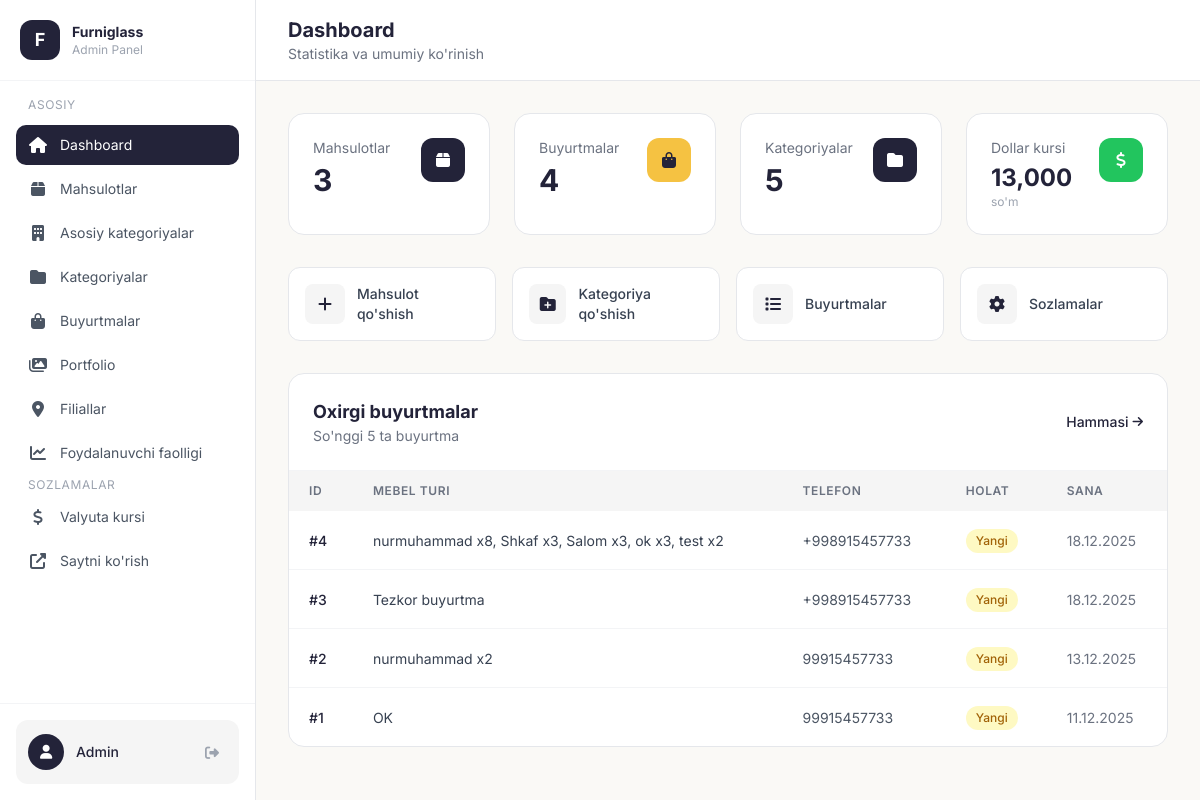
Page /admin (signed in) on the earlier database version.
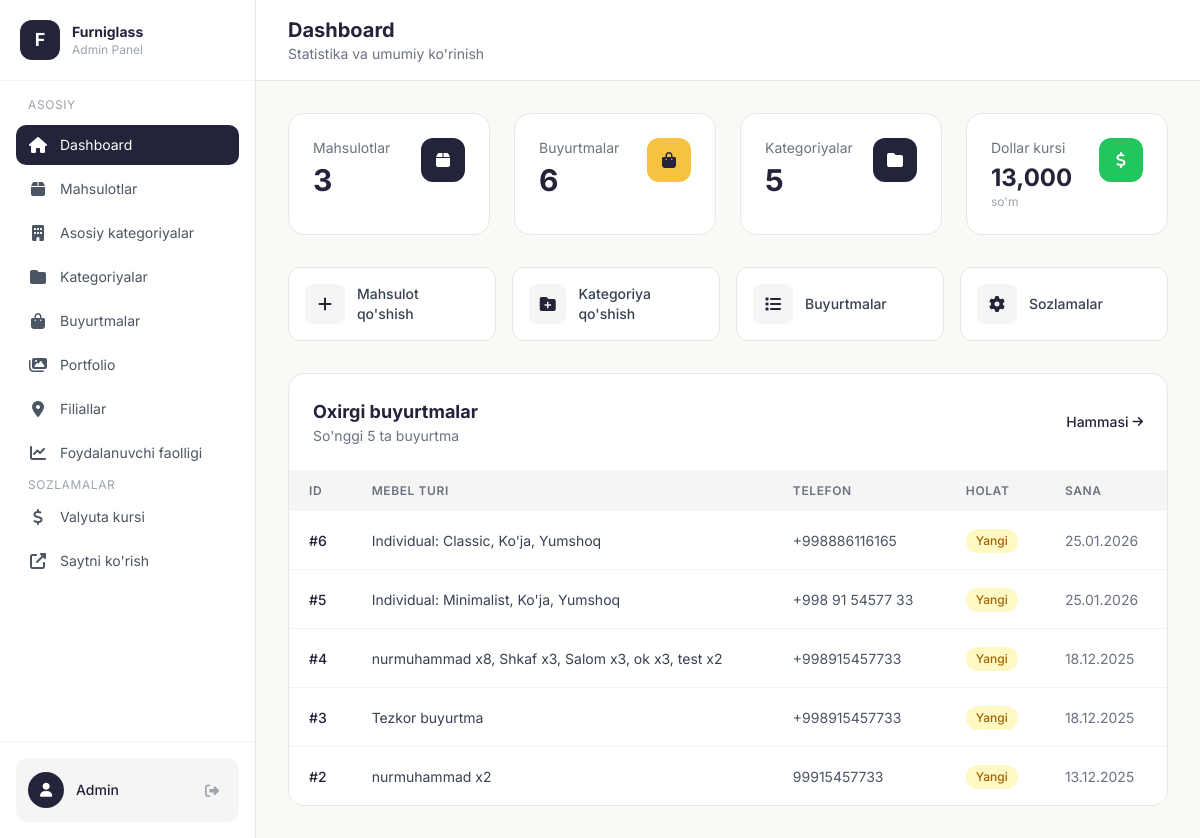
Same page on the later database version.
### models.py (models this page shows)
class Order(db.Model):
    id = db.Column(db.Integer, primary_key=True)
    furniture_type = db.Column(db.String(200), nullable=False)
    size = db.Column(db.String(100))
    color = db.Column(db.String(50))
    material = db.Column(db.String(100))
    design_image = db.Column(db.String(200))
    phone = db.Column(db.String(20), nullable=False)
    name = db.Column(db.String(100))
    address = db.Column(db.Text)
    status = db.Column(db.String(50), default='Yangi')
    created_at = db.Column(db.DateTime, default=datetime.utcnow)

### app.py (the view)
@app.route('/admin')
@login_required
def admin_dashboard():
    stats = {
        'products': Product.query.count(),
        'orders': Order.query.count(),
        'categories': Category.query.count(),
        'portfolios': Portfolio.query.count()
    }
    recent_orders = Order.query.order_by(Order.created_at.desc()).limit(5).all()
    rate = get_exchange_rate()
    return render_template('admin/dashboard.html', stats=stats, recent_orders=recent_orders, usd_rate=rate)

### app.py (called while the page is built, shortened)
@login_manager.user_loader
def load_user(user_id):
    return Admin.query.get(int(user_id))

def get_exchange_rate() -> float:
    rate = ExchangeRate.query.first()
    if not rate:
        rate = ExchangeRate(value=12000.0)
        db.session.add(rate)
        db.session.commit()
    return rate.value

@app.before_request
def track_user_activity():
    if request.path.startswith('/admin') or request.path.startswith('/static') or request.path.startswith('/uploads'):
        return

def get_cart():
    if 'cart' not in session:
        session['cart'] = []
    return session['cart']

def get_cart_count():
    cart = get_cart()
    return sum(item['quantity'] for item in cart)

@app.context_processor
def cart_context():
    return {'cart_count': get_cart_count()}

@app.context_processor
def currency_context():
    try:
        rate = get_exchange_rate()
    except Exception:
        rate = 12000.0
    return {'usd_rate': rate}

def get_locale():
    return session.get('lang', DEFAULT_LANGUAGE)

### templates/admin/dashboard.html (shortened to what the changed rows need)
{% extends "admin/base.html" %}
{% block page_title %}Dashboard{% endblock %}
{% block content %}
<div class="grid grid-cols-2 lg:grid-cols-4 gap-4 lg:gap-6 mb-8">
    <div class="bg-white rounded-2xl p-5 lg:p-6 border border-gray-200">
        <div class="flex items-start justify-between">
            <div>
                <p class="text-gray-500 text-sm mb-1">Buyurtmalar</p>
                <p class="text-2xl lg:text-3xl font-bold text-[#232339]">{{ stats.orders }}</p>
            </div>
        </div>
    </div>
</div>
<div class="bg-white rounded-2xl border border-gray-200 overflow-hidden">
    <div class="p-5 lg:p-6 border-b border-gray-100">
        <div class="flex items-center justify-between">
            <div>
                <h2 class="text-lg font-bold text-[#232339]">Oxirgi buyurtmalar</h2>
            </div>
        </div>
    </div>
    {% if recent_orders %}
    <div class="overflow-x-auto">
        <table class="w-full">
            <thead class="bg-[#F5F5F5]">
                <tr>
                    <th class="text-left py-3 px-5 text-xs font-semibold text-gray-500 uppercase tracking-wider">ID</th>
                    <th class="text-left py-3 px-5 text-xs font-semibold text-gray-500 uppercase tracking-wider">Mebel turi</th>
                    <th class="text-left py-3 px-5 text-xs font-semibold text-gray-500 uppercase tracking-wider hidden sm:table-cell">Telefon</th>
                    <th class="text-left py-3 px-5 text-xs font-semibold text-gray-500 uppercase tracking-wider">Holat</th>
                    <th class="text-left py-3 px-5 text-xs font-semibold text-gray-500 uppercase tracking-wider hidden md:table-cell">Sana</th>
                </tr>
            </thead>
            <tbody class="divide-y divide-gray-100">
                {% for order in recent_orders %}
                <tr class="hover:bg-gray-50 transition">
                    <td class="py-4 px-5">
                        <span class="text-sm font-medium text-[#232339]">#{{ order.id }}</span>
                    </td>
                    <td class="py-4 px-5">
                        <span class="text-sm text-gray-700">{{ order.furniture_type }}</span>
                    </td>
                    <td class="py-4 px-5 hidden sm:table-cell">
                        <span class="text-sm text-gray-600">{{ order.phone }}</span>
                    </td>
                    <td class="py-4 px-5">
                        <span class="inline-flex items-center px-2.5 py-1 rounded-full text-xs font-medium
                            {% if order.status == 'Yangi' %}bg-yellow-100 text-yellow-700
                            {% elif order.status == 'Jarayonda' %}bg-blue-100 text-blue-700
                            {% elif order.status == 'Tayyor' %}bg-green-100 text-green-700
                            {% else %}bg-gray-100 text-gray-700{% endif %}">
                            {{ order.status }}
                        </span>
                    </td>
                    <td class="py-4 px-5 hidden md:table-cell">
                        <span class="text-sm text-gray-500">{{ order.created_at.strftime('%d.%m.%Y') }}</span>
                    </td>
                </tr>
                {% endfor %}
            </tbody>
        </table>
    </div>
    {% endif %}
</div>
{% endblock %}

Differences in the rows shown:
no longer on this page (row unchanged): Order: id "1", furniture_type "OK", phone "99915457733", status "Yangi", created_at "11.12.2025"
added Order: id "6", furniture_type "Individual: Classic, Ko'ja, Yumshoq", phone "+998886116165", status "Yangi", created_at "25.01.2026"
added Order: id "5", furniture_type "Individual: Minimalist, Ko'ja, Yumshoq", phone "+998 91 54577 33", status "Yangi", created_at "25.01.2026"
Other differences:
{{ stats.orders }}: "4" → "6"
